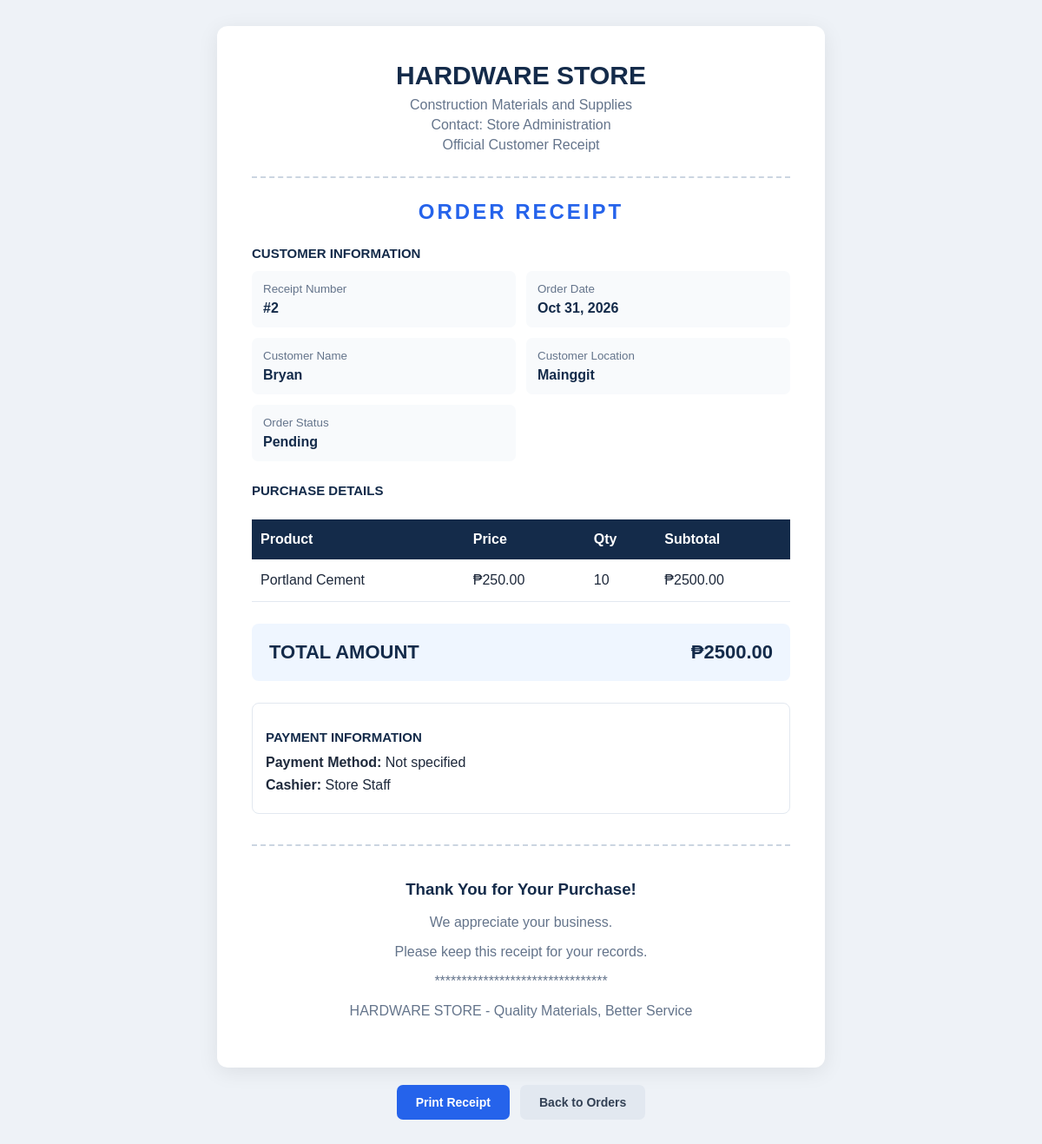
Screenshot of /orders/receipt/2/ (signed in) with the database file from the repository.
### app_name/models.py (models this page shows, shortened)
class CustomerOrder(models.Model):
    STATUS_CHOICES = [
        ('Pending', 'Pending'),
        ('Completed', 'Completed'),
        ('Cancelled', 'Cancelled'),
    ]
    customer_name = models.CharField(
        max_length=200
    )
    customer_location = models.CharField(
        max_length=255
    )
    contact_number = models.CharField(
        max_length=20,
        blank=True
    )
    social_media_account = models.CharField(
        max_length=150,
        blank=True
    )
    product = models.ForeignKey(
        Product,
        on_delete=models.PROTECT
    )
    quantity = models.PositiveIntegerField()
    price = models.DecimalField(
        max_digits=10,
        decimal_places=2
    )
    total_price = models.DecimalField(
        max_digits=12,
        decimal_places=2
    )
    order_date = models.DateField(
        auto_now_add=True
    )
    status = models.CharField(
        max_length=20,
        choices=STATUS_CHOICES,
        default='Pending'
    )

class Product(models.Model):
    name = models.CharField(max_length=200)
    price = models.DecimalField(
        max_digits=10,
        decimal_places=2
    )
    quantity = models.IntegerField()
    supplier = models.CharField(max_length=200)
    image = models.ImageField(
        upload_to='products/',
        blank=True,
        null=True
    )

### app_name/views.py (the view)
@login_required
def print_receipt(request, pk):
    order = get_object_or_404(
        CustomerOrder.objects.select_related('product'),
        pk=pk
    )
    return render(
        request,
        'Invapp/receipt.html',
        {
            'order': order
        }
    )

### app_name/templates/Invapp/receipt.html (shortened to what this page needs)
<!DOCTYPE html>
<html lang="en">
<head>
</head>
<body>
<div class="receipt">
    <div class="store-header">
        <h1>HARDWARE STORE</h1>
        <p>Construction Materials and Supplies</p>
        <p>Contact: Store Administration</p>
        <p>Official Customer Receipt</p>
    </div>
    <h2 class="receipt-heading">ORDER RECEIPT</h2>
    <h3 class="section-title">CUSTOMER INFORMATION</h3>
    <div class="details">
        <div class="detail">
            <small>Receipt Number</small>
            <strong>#{{ order.id }}</strong>
        </div>
        <div class="detail">
            <small>Order Date</small>
            <strong>{{ order.order_date|date:"M d, Y" }}</strong>
        </div>
        <div class="detail">
            <small>Customer Name</small>
            <strong>{{ order.customer_name }}</strong>
        </div>
        <div class="detail">
            <small>Customer Location</small>
            <strong>{{ order.customer_location }}</strong>
        </div>
        <div class="detail">
            <small>Order Status</small>
            <strong class="status">{{ order.status }}</strong>
        </div>
    </div>
    <h3 class="section-title" style="margin-top: 25px;">
        PURCHASE DETAILS
    </h3>
    <table>
        <thead>
            <tr>
                <th>Product</th>
                <th>Price</th>
                <th>Qty</th>
                <th>Subtotal</th>
            </tr>
        </thead>
        <tbody>
            <tr>
                <td>{{ order.product.name }}</td>
                <td>₱{{ order.price|floatformat:2 }}</td>
                <td>{{ order.quantity }}</td>
                <td>₱{{ order.total_price|floatformat:2 }}</td>
            </tr>
        </tbody>
    </table>
    <div class="total-section">
        <div class="total-row">
            <span>TOTAL AMOUNT</span>
            <span>₱{{ order.total_price|floatformat:2 }}</span>
        </div>
    </div>
    <div class="payment-info">
        <h3 class="section-title">PAYMENT INFORMATION</h3>
        <p><strong>Payment Method:</strong> Not specified</p>
        <p><strong>Cashier:</strong> Store Staff</p>
    </div>
    <div class="footer">
        <h3>Thank You for Your Purchase!</h3>
        <p>We appreciate your business.</p>
        <p>Please keep this receipt for your records.</p>
        <p>********************************</p>
        <p>HARDWARE STORE - Quality Materials, Better Service</p>
    </div>
</div>
<div class="buttons">
    <button class="print-btn" onclick="window.print()">
        Print Receipt
    </button>
    <a href="{% url 'customer_orders' %}" class="back-btn">
        Back to Orders
    </a>
</div>
</body>
</html>

### app_name/templates/Invapp/receipt.html (style rules this page uses)
* { box-sizing: border-box; }
body { margin: 0; padding: 30px; background: #eef2f7; font-family: Arial, sans-serif; color: #1e293b; }
.receipt { max-width: 700px; margin: auto; background: white; padding: 40px; border-radius: 12px; box-shadow: 0 5px 25px rgba(0,0,0,0.08); }
.store-header { text-align: center; border-bottom: 2px dashed #cbd5e1; padding-bottom: 22px; }
.store-header h1 { color: #142b4a; font-size: 30px; margin: 0 0 8px; }
.store-header p { color: #64748b; margin: 5px 0; }
.receipt-heading { text-align: center; margin: 25px 0; color: #2563eb; letter-spacing: 3px; }
.section-title { color: #142b4a; font-size: 15px; margin-bottom: 12px; }
.details { display: grid; grid-template-columns: 1fr 1fr; gap: 12px; }
.detail { padding: 13px; background: #f8fafc; border-radius: 7px; }
.detail small { display: block; color: #64748b; margin-bottom: 6px; }
.detail strong { color: #142b4a; }
.status { color: #15803d; font-weight: bold; }
table { width: 100%; border-collapse: collapse; margin-top: 25px; }
th { background: #142b4a; color: white; padding: 14px 10px; text-align: left; }
td { padding: 15px 10px; border-bottom: 1px solid #e2e8f0; }
.total-section { margin-top: 25px; padding: 20px; background: #eff6ff; border-radius: 8px; }
.total-row { display: flex; justify-content: space-between; font-size: 22px; font-weight: bold; color: #142b4a; }
.payment-info { margin-top: 25px; padding: 15px; border: 1px solid #e2e8f0; border-radius: 8px; }
.payment-info p { margin: 8px 0; }
.footer { text-align: center; margin-top: 35px; padding-top: 20px; border-top: 2px dashed #cbd5e1; color: #64748b; }
.footer h3 { color: #142b4a; }
.buttons { display: flex; justify-content: center; gap: 12px; margin: 20px auto; }
button, .back-btn { padding: 12px 22px; border: none; border-radius: 7px; font-weight: bold; cursor: pointer; text-decoration: none; font-size: 14px; }
.print-btn { background: #2563eb; color: white; }
.back-btn { background: #e2e8f0; color: #334155; }

### rows the page displays
CustomerOrder: id "2", order_date "Oct 31, 2026", customer_name "Bryan", customer_location "Mainggit", status "Pending", product.name "Portland Cement", price "250.00", quantity "10", total_price "2500.00"
